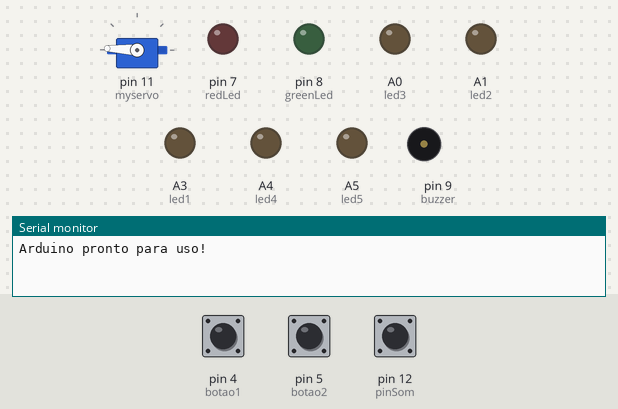
A sketch run on a simulated Arduino Uno, built with avr-gcc and run on an emulated ATmega328P. Shown: servo, output pins drawn as LEDs (lit = HIGH), buzzer (waves = sounding), the last lines printed to the serial monitor. Dashed ring = blinking. The test bench sets the inputs (shaded band); at power-on: pin 4 (botao1) HIGH, pin 5 (botao2) HIGH, pin 12 (pinSom) HIGH.

Above: at 6.7 s.
6.8 s: pin 4 (botao1) pulled LOW for 1 s
At 6.92 s:
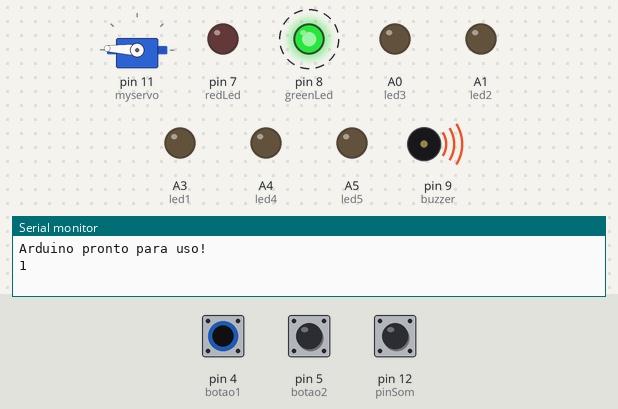
At 8.8 s:
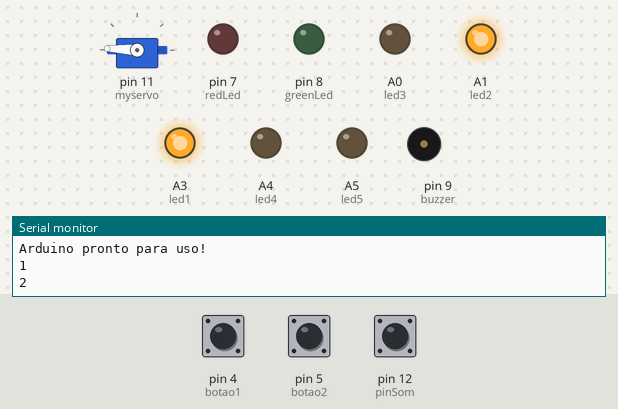
9.3 s: pin 5 (botao2) pulled LOW for 0.15 s
At 9.7 s:
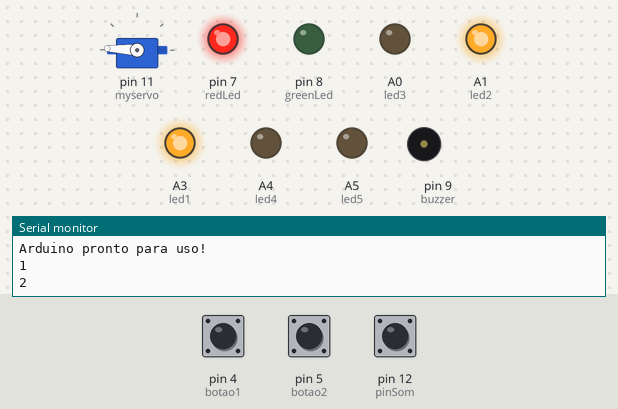
Timing chart, 0 to 16.3 s (numbered marks = the images above; inputs shaded):
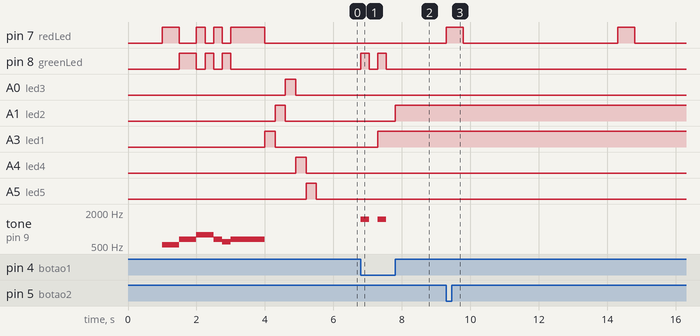

The sketch:

Alimentador_Automatico.ino
```cpp
//========================================================================================
//********** ALIMENTADOR AUTOMÁTICO ******************************************************
//========================================================================================


#include <Servo.h>
#include <TimerOne.h>


Servo myservo;

  const byte botao1 = 4;
  const byte botao2 = 5;
  const byte redLed = 7;
  const byte greenLed = 8;
  const byte buzzer = 9;
  const byte pinSom = 12;
  const byte led1 = A3;
  const byte led2 = A1;
  const byte led3 = A0;
  const byte led4 = A4;
  const byte led5 = A5;

int pos=0;
int doorclose = 177; //grau da porta totalmente fechada
int dooropen = 80; //grau da porta totalmente aberta

int led = 0;
int pisca = 0;
int contaBotao = 0;

volatile int contaPalmas = 0;
static unsigned long tempoEntrePalmas = 0;
static unsigned long tempoAnterior = 0;
int tempoMaxDeUmaPalma = 300;
int tempoMaxEntrePalmas = 1000;

int stateLedContaBotao[] = {0, 255};

void setup() {

  Serial.begin(9600);

  myservo.attach(11);

  pinMode(greenLed, OUTPUT);
  pinMode(redLed, OUTPUT);
  pinMode(buzzer, OUTPUT);
  pinMode(botao1, INPUT_PULLUP);
  pinMode(botao2, INPUT_PULLUP);
  pinMode(pinSom, INPUT);
  pinMode(led1, OUTPUT);
  pinMode(led2, OUTPUT);
  pinMode(led3, OUTPUT);
  pinMode(led4, OUTPUT);
  pinMode(led5, OUTPUT);

  int led[] = {led1, led2, led3, led4, led5}; //Não precisa declarar o tamanho do vetor
  myservo.write(doorclose);delay(1000);

  porquinhoFeliz();

  for(int a=0; a<=4; a++){
    analogWrite(led[a], 255);
    delay(300);
    analogWrite(led[a], 0);
  }
  Serial.println("Arduino pronto para uso!");

}

void loop() {

  if(digitalRead(pinSom) == LOW){
    digitalWrite(redLed, HIGH);
    if(tempoAnterior == 0){
      contaPalmas++;
      tempoAnterior = tempoEntrePalmas = millis();
    } else if((millis()-tempoAnterior) >= tempoMaxDeUmaPalma){
      tempoAnterior = 0;
    }
  }

  if(contaPalmas!=0 &&((millis() - tempoEntrePalmas) >= tempoMaxEntrePalmas)){
    Serial.print("Foram ");Serial.print(contaPalmas);Serial.println(" palma(s)!");
    executarAcao();
    delay(1000);
    contaPalmas = 0;
    tempoEntrePalmas = millis();
  }

  if(digitalRead(botao1) == LOW){
    contarBotao();
    delay(250);
  }

  if(digitalRead(botao2) == LOW){
    executar();
  }
  ledsContarBotao();
}

//================================
//Decide o que o arduino vai fazer
//================================

void executarAcao(){

  digitalWrite(redLed, LOW);
  switch (contaPalmas){

    case 1:
        for(led=0; led<1; led+=1){
          digitalWrite(greenLed, HIGH);
          delay(500);
          digitalWrite(greenLed, LOW);
          delay(250);
        }
        break;

    case 2:
        for(led=0; led<2; led+=1){
          digitalWrite(greenLed, HIGH);
          delay(500);
          digitalWrite(greenLed, LOW);
          delay(250);
        }
    break;

    case 3:
        abrirFecharPorta();
    break;
  }

}

//==============================================
//Executa a movimentação da porta do alimentador
//==============================================

void abrirFecharPorta(){

    //==========================
    //Indica a abertura da Porta
    //==========================

    porquinhoFeliz();

    for(led=0; led<3; led+=1){
      digitalWrite(greenLed, HIGH);
      delay(500);
      digitalWrite(greenLed, LOW);
      delay(250);
    }

    //============
    //Abre a porta
    //============

    for(pos=doorclose; pos>dooropen; pos-=1){
      myservo.write(pos);
      delay(15);
    }

    //==========================
    //Indica que a porta fechará
    //==========================

    for(led=0; led<2; led+=1){
      digitalWrite(redLed, HIGH);
      delay(500);
      digitalWrite(redLed, LOW);
      delay(250);
    }

    //=============
    //Fecha a porta
    //=============

    for(pos=dooropen; pos<doorclose; pos+=1){
      myservo.write(pos);
      delay(25);
    }
  delay(1000);
}

//===========================================================
//Contabiliza o número de vezes que o botão 1 foi pressionado
//===========================================================

void contarBotao(){

  digitalWrite(greenLed, HIGH);
  tone(buzzer, 1500);
  contaBotao++;
  if(contaBotao == 14){
    contaBotao = 0;
  }
  Serial.println(contaBotao);
  delay(250);
  noTone(buzzer);
  digitalWrite(greenLed, LOW);
}

//===============================================================
//Executa o timer configurado após o botão 2 ter sido pressionado
//===============================================================

void executar(){

  for(int i = 0; i < contaBotao*60; i++){
    for(int j = 0; j < 12; j++){
      digitalWrite(redLed, HIGH);
      delay(500);
      digitalWrite(redLed, LOW);
      delay(4500);
    }
  }
  contaBotao = 0;
  digitalWrite(greenLed, HIGH);
  abrirFecharPorta();
  digitalWrite(greenLed, LOW);
}

//===============================================================
//Demonstra o timer em Horas=====================================
//===============================================================

void ledsContarBotao(){
  static long unsigned delayLed;
  switch (contaBotao){
    case 0:
      analogWrite(led1, 0);
      analogWrite(led2, 0);
      analogWrite(led3, 0);
      analogWrite(led4, 0);
      analogWrite(led5, 0);
    break;
    case 1:
      analogWrite(led1, 255);
    break;
    case 2:
      analogWrite(led2, 255);
    break;
    case 3:
      analogWrite(led3, 255);
    break;
    case 4:
      if((millis()-delayLed)<500){
        analogWrite(led1, 255);
      }else{
        analogWrite(led1, 0);
      }
      if((millis()-delayLed)>1000){
        delayLed = millis();
      }
      analogWrite(led4, 255);
      analogWrite(led2, 0);
      analogWrite(led3, 0);
    break;
    case 5:
      analogWrite(led1, 0);
      analogWrite(led4, 255);
    break;
    case 6:
      analogWrite(led1, 255);
    break;
    case 7:
      analogWrite(led2, 255);
    break;
    case 8:
      analogWrite(led3, 255);
    break;
    case 9:
      analogWrite(led5, 255);
      if((millis()-delayLed)<500){
        analogWrite(led1, 255);
      }else{
        analogWrite(led1, 0);
      }
      if((millis()-delayLed)>1000){
        delayLed = millis();
      }
      analogWrite(led2, 0);
      analogWrite(led3, 0);
      analogWrite(led4, 0);
    break;
    case 10:
      analogWrite(led1, 0);
    break;
    case 11:
      analogWrite(led1, 255);
    break;
    case 12:
      analogWrite(led2, 255);
    break;
    case 13:
      analogWrite(led3, 255);
    break;
  }
}
//==============================================================
//Música e efeito pirotécnico da música "Sou um Porquinho Feliz"
//==============================================================

void porquinhoFeliz(){ //Música e efeito pirotécnico da música "Sou um Porquinho Feliz"

  tone(buzzer, 528);
  digitalWrite(redLed, HIGH);
  digitalWrite(greenLed, LOW);
  delay(500);
  noTone(buzzer);
  tone(buzzer, 660);
  digitalWrite(redLed, LOW);
  digitalWrite(greenLed, HIGH);
  delay(500);
  noTone(buzzer);
  tone(buzzer, 794);
  digitalWrite(redLed, HIGH);
  digitalWrite(greenLed, LOW);
  delay(250);
  noTone(buzzer);
  tone(buzzer, 794);
  digitalWrite(redLed, LOW);
  digitalWrite(greenLed, HIGH);
  delay(250);
  noTone(buzzer);
  tone(buzzer, 660);
  digitalWrite(redLed, HIGH);
  digitalWrite(greenLed, LOW);
  delay(250);
  noTone(buzzer);
  tone(buzzer, 594);
  digitalWrite(redLed, LOW);
  digitalWrite(greenLed, HIGH);
  delay(250);
  noTone(buzzer);
  tone(buzzer, 660);
  digitalWrite(redLed, HIGH);
  digitalWrite(greenLed, LOW);
  delay(1000);
  noTone(buzzer);
  digitalWrite(redLed, LOW);

}
```

Measured:
- after the input at 6.8 s, pin 8 (greenLed): alternates HIGH for 0.25 s and LOW for 0.25 s, 4 changes in all, then stays LOW, starting at once; A1 (led2): LOW → HIGH after 1.0 s; A3 (led1): LOW → HIGH after 0.50 s; tone on pin 9 (buzzer): alternates 1500 Hz for 0.25 s and silent for 0.25 s, 4 changes in all, then stays silent, starting at once
- after the input at 9.3 s, pin 7 (redLed): alternates HIGH for 0.50 s and LOW for 4.5 s, starting at once
